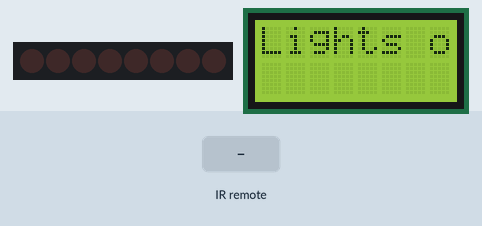
Bench run of a sketch on a simulated Arduino Uno, built with avr-gcc and run on an emulated ATmega328P. Shown: 8 shift-register outputs drawn as a row of LEDs (first output left, lit = HIGH), 8×2 character LCD. Wiring (inferred from the names in the program): shift register (74HC595): data pin 9; shift clock pin 7; latch pin 13. Wiring (inferred from the signals the program sends): row of LEDs: on Q0, Q1, Q2, Q3, Q4, Q5, Q6, Q7. The inputs (shaded band) are chosen by the test bench. What the sketch prints to the serial monitor is not drawn.

Above: at 1.2 s.
1.3 s: infrared code 0xC00001 received
At 3.7 s:
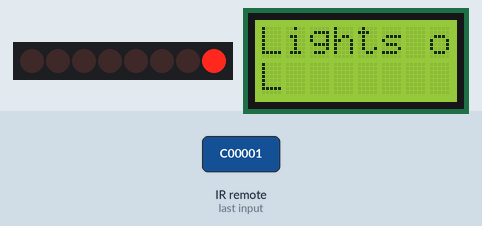
4.1 s: infrared code 0xC0000C received
At 5.5 s:
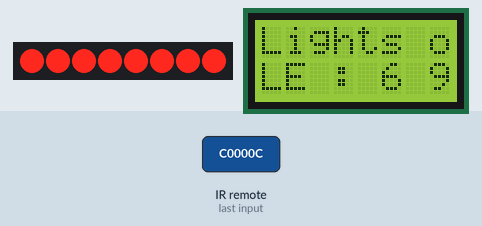
6.1 s: infrared code 0xC00002 received
At 7.0 s:
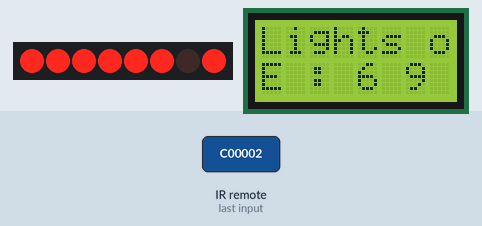
8.2 s: infrared code 0xC00003 received
At 9.7 s:
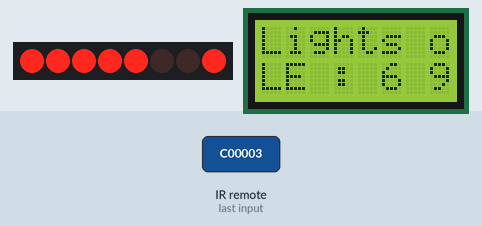
10.2 s: infrared code 0xC00004 received
At 11.3 s:
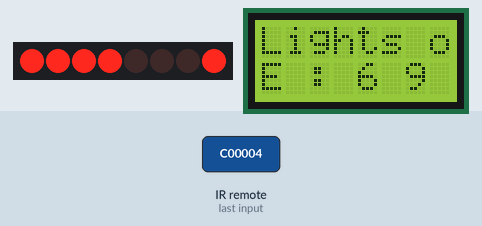
12.3 s: infrared code 0xC00005 received
At 14.0 s:
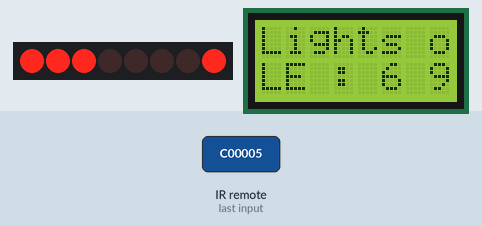
Timing chart, 0 to 15.4 s (numbered marks = the images above; inputs shaded):
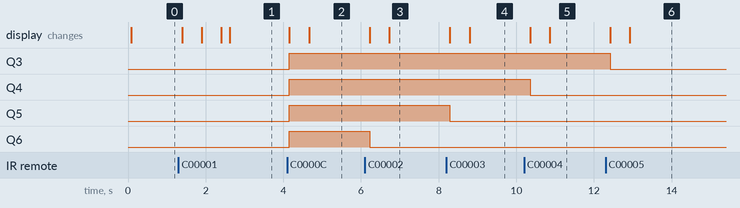

The sketch:

SIPO_1_nd_ir_and_lcd.ino
```cpp
#include<LiquidCrystal.h>
#include <IRremote.h>

LiquidCrystal lcd(12,11,5,4,3,2);
int RECV_PIN=8;
IRrecv irrecv(RECV_PIN);

int z[10];int flag;

decode_results results;

unsigned long on=12582924;
unsigned long off=12582912;

unsigned long sw1=12582913;
unsigned long sw2=12582914;
unsigned long sw3=12582915;
unsigned long sw4=12582916;
unsigned long sw5=12582917;
unsigned long sw6=12582918;
unsigned long sw7=12582919;
unsigned long sw8=12582920;

//int prev=0;
//int curstate=0;
int data=9;         //to serial input of IC 74595 14
int clk=7;          //to shift clock pin 11
int show=13;         //to latch pin 5
//int clr=3;          // to MR 10
int a=0;
byte b;

void setup() {

              pinMode(show,OUTPUT);
              //pinMode(clr,OUTPUT);
              pinMode(clk,OUTPUT);
              pinMode(data,OUTPUT);
              irrecv.enableIRIn();
              Serial.begin(9600);
              lcd.begin(8,2);
              lcd.home();
              //lcd.setCursor(0,0);
              //lcd.write("hello");

}

void loop()
              {
                lcd.setCursor(0,0);
                //lcd.clear();
              unsigned long store;
              if(irrecv.decode(&results))
                    {
                      store=(results.value);
                     }
              Serial.println(store);
              irrecv.resume();

if(store==sw1)
  {

          z[0]=z[0]^1;
          a=a^1;
          b=byte(a);
          digitalWrite(show,LOW);
          shiftOut(data,clk,LSBFIRST,b);
          digitalWrite(show,HIGH);
          lcd.clear();
          lcd.setCursor(0,0);
          delay(500);
          lcd.print("lowda 1 on");
          delay(500);

  }

  else if(store==sw2)
  {

          a=a^2;
          b=byte(a);
          digitalWrite(show,LOW);
          shiftOut(data,clk,LSBFIRST,b);
          digitalWrite(show,HIGH);
          delay(500);
          z[0]=z[0]^1;

  }

  else if(store==sw3)
  {
          a=a^4;
          b=byte(a);
          digitalWrite(show,LOW);
          shiftOut(data,clk,LSBFIRST,b);
          digitalWrite(show,HIGH);
          delay(500);
          z[0]=z[0]^1;

  }

  else if(store==sw4)
  {
          a=a^8;
          b=byte(a);
          digitalWrite(show,LOW);
          shiftOut(data,clk,LSBFIRST,b);
          digitalWrite(show,HIGH);
          delay(500);
          z[0]=z[0]^1;

  }

  else if(store==sw5)
  {
          a=a^16;
          b=byte(a);
          digitalWrite(show,LOW);
          shiftOut(data,clk,LSBFIRST,b);
          digitalWrite(show,HIGH);
          delay(500);
          z[0]=z[0]^1;

  }

  else if(store==sw6)
  {
          a=a^32;
          b=byte(a);
          digitalWrite(show,LOW);
          shiftOut(data,clk,LSBFIRST,b);
          digitalWrite(show,HIGH);
          delay(500);
          z[0]=z[0]^1;

  }

  else if(store==sw7)
  {
          a=a^64;
          b=byte(a);
          digitalWrite(show,LOW);
          shiftOut(data,clk,LSBFIRST,b);
          digitalWrite(show,HIGH);
          delay(500);
          z[0]=z[0]^1;

  }

  else if(store==sw8)
  {
          a=a^128;
          b=byte(a);
          digitalWrite(show,LOW);
          shiftOut(data,clk,LSBFIRST,b);
          digitalWrite(show,HIGH);
          delay(500);
          z[0]=z[0]^1;

  }

  else if(store==on)
  {
          a=255;
          b=byte(a);
          digitalWrite(show,LOW);
          shiftOut(data,clk,LSBFIRST,b);
          digitalWrite(show,HIGH);
          delay(500);
          for(int i=0;i<8;i++)
            {
              z[i]=1;
            }

  }

  else if(store==off)
  {
          a=0;
          b=byte(a);
          digitalWrite(show,LOW);
          shiftOut(data,clk,LSBFIRST,b);
          digitalWrite(show,HIGH);
          delay(500);
          for(int i=0;i<8;i++)
            {
              z[i]=0;
            }

  }

  else{
    delay(20);
  }

flag=1;
for(int i=0;i<8;i++)
{
  if(z[i]==0)
  {
    flag=-1;
  }
  else
  {
    flag=1;
    goto next;;
  }
}

for(int i=0;i<8;i++)
  {
    if(z[i]==1)
    {
      flag=0;
    }
    else
    {
      flag=1;
      goto next;
    }
  }

next:if(flag==-1)
{
  lcd.write("All off");
}
    else if(flag==0)
  {
    lcd.write("All on");
  }
  else{
    lcd.write("Lights on:");
    lcd.setCursor(0,1);
for(int i=0;i<8;i++)
  {
    if(z[i]==1)
      {
        lcd.print("L"+i);
      }
  }
  }
delay(200);
}
```

Measured:
- after the input at 1.3 s, the display: first changes after 0.10 s (image 1 shows a later state)
- after the input at 4.1 s, Q3–6: LOW → HIGH after 0.06 s; the display: first changes after 0.06 s (image 2 shows a later state)
- after the input at 6.1 s, Q6: HIGH → LOW after 0.12 s; the display: first changes after 0.12 s (image 3 shows a later state)
- after the input at 8.2 s, Q5: HIGH → LOW after 0.09 s; the display: first changes after 0.09 s (image 4 shows a later state)
- after the input at 10.2 s, Q4: HIGH → LOW after 0.15 s; the display: first changes after 0.15 s (image 5 shows a later state)
- after the input at 12.3 s, Q3: HIGH → LOW after 0.12 s; the display: first changes after 0.12 s (image 6 shows a later state)
